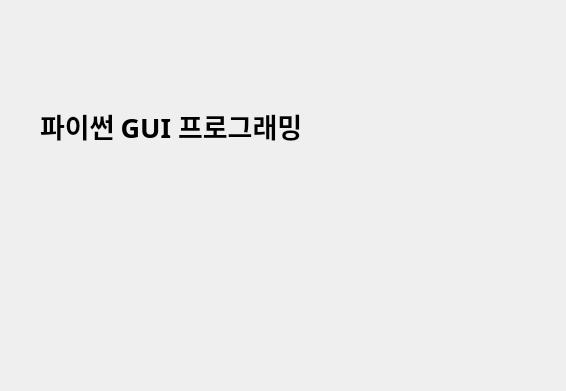
<?xml version="1.0" encoding="UTF-8"?>
<ui version="4.0">
 <class>Dialog</class>
 <widget class="QDialog" name="Dialog">
  <property name="geometry">
   <rect>
    <x>0</x>
    <y>0</y>
    <width>566</width>
    <height>391</height>
   </rect>
  </property>
  <property name="windowTitle">
   <string>Dialog</string>
  </property>
  <widget class="QLabel" name="label">
   <property name="geometry">
    <rect>
     <x>40</x>
     <y>50</y>
     <width>471</width>
     <height>151</height>
    </rect>
   </property>
   <property name="font">
    <font>
     <family>맑은 고딕</family>
     <pointsize>20</pointsize>
     <weight>75</weight>
     <bold>true</bold>
    </font>
   </property>
   <property name="text">
    <string>파이썬 GUI 프로그래밍</string>
   </property>
  </widget>
 </widget>
 <resources/>
 <connections/>
</ui>
